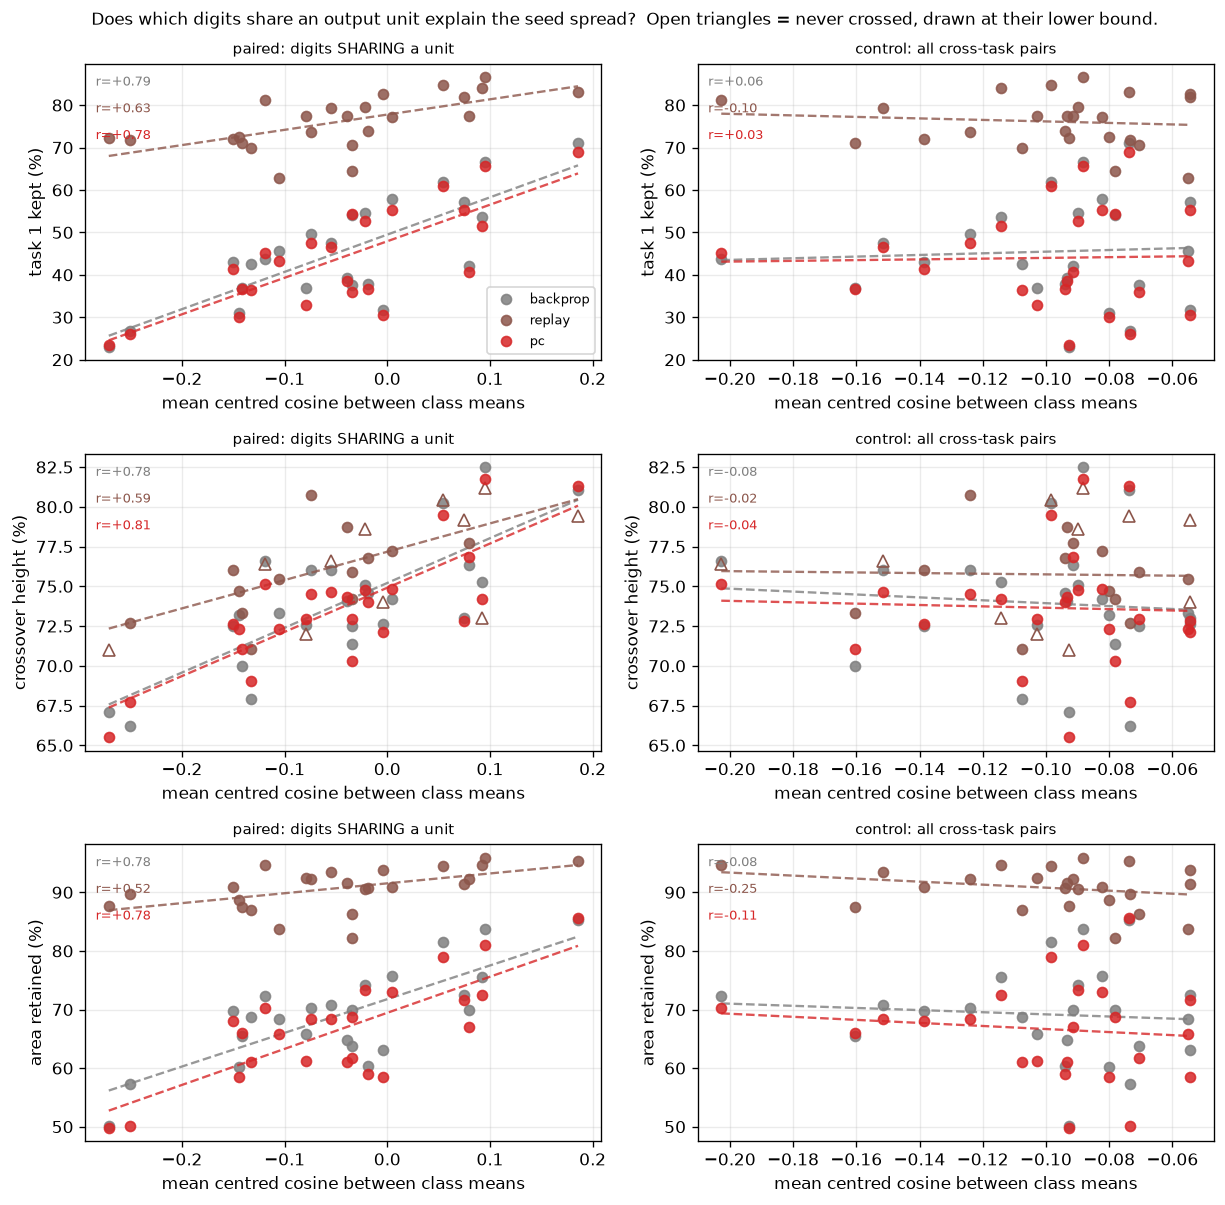

Source code (Python):
"""Why does the SEED account for a 40-point range -- larger than any effect under study?

THE OBSERVATION
    In script 53, backprop retained 38.2% of task 1 on one seed and 78.0% on another. That
    range is bigger than every rule difference this project has measured. It is shared across
    rules, which is why paired comparison rescues the statistics (`metrics.paired_diff`), but
    nothing explains WHERE it comes from. A nuisance term that large is worth understanding:
    it sets how many seeds any future experiment needs.

THE HYPOTHESIS, AND IT IS TESTABLE
    Under Domain-IL, `Protocol.label_map` sends the i-th class of each task to output unit i.
    So every unit carries one task-1 digit and one task-2 digit, PAIRED BY THE PER-SEED
    PERMUTATION and by nothing else. If a unit's two digits look alike, learning task 2 may
    partly reuse the task-1 feature at that unit; if they look nothing alike, they compete for
    it. Which pairs a seed happens to draw is therefore a candidate source of the spread.

THE CONTROL, WHICH IS THE POINT OF THE SCRIPT
    Pairing similarity is not the only thing a seed changes -- it also decides which five digits
    are in task 1 at all, and some digit sets are simply easier. So two similarities are
    computed per seed:

        sim_paired   mean similarity of the 5 digits that SHARE AN OUTPUT UNIT
        sim_all      mean similarity over all 25 cross-task digit pairs, ignoring the pairing

    `sim_all` depends only on WHICH digits landed in which task; `sim_paired` depends on that
    AND on how they were matched up. If only sim_paired predicts the outcome, the pairing is
    what matters. If sim_all predicts it just as well, the pairing is irrelevant and the story
    is about task difficulty. Reporting sim_paired alone could not tell these apart.

    Similarity is cosine between class-MEAN images, after subtracting the global mean image.
    The centring matters: every MNIST class mean is a centred blob, so raw cosine sits at
    0.6-0.9 for every pair and compresses the differences the test needs. Both are reported.

CENSORING -- READ THIS BEFORE READING THE SCATTER
    Crossover height is undefined when the curves never cross, and for replay that happens
    precisely when it does BEST: task 1 stays above task 2 for the whole run. Dropping those
    runs would bias the control's own metric toward its worst seeds -- in script 52 replay's
    crossover was computed on 3 of 5 seeds for exactly this reason. Here they are counted,
    reported, and drawn as upward arrows at their lower bound (the final task-2 accuracy),
    never silently discarded. Retention and area retained are defined on every run and carry
    the correlation where crossover is censored.

DEVIATIONS FROM THE PROTOCOL, STATED
    * 24 seeds, not 5. A correlation needs points; 5 cannot support one.
    * EqProp dropped. It costs ~350x backprop per update and this question is about the data,
      not the rule -- the same reasoning as script 59.
    * Fixed budgets, as script 52, so the numbers are directly comparable with it.
"""
import sys
import time
from pathlib import Path

ROOT = Path(__file__).resolve().parents[1]
sys.path.insert(0, str(ROOT))

import numpy as np
import matplotlib.pyplot as plt

from src.protocol import PROTOCOL, load, run, replace, figure_path as _figure_path, array_path as _array_path
from src.metrics import metric_grid, report_grid

SMOKE = "--smoke" in sys.argv


def _tag(f, suffix):
    own = Path(f).resolve() == Path(__file__).resolve()
    return (suffix + "_SMOKE").lstrip("_") if (SMOKE and own) else suffix


def figure_path(f, suffix=""):      # noqa: F811
    return _figure_path(f, _tag(f, suffix))


def array_path(f, suffix=""):       # noqa: F811
    return _array_path(f, _tag(f, suffix))


# ---------------------------------------------------------------- settings
METHODS = ["backprop", "replay", "pc"]
SEEDS = 24
EVAL_EVERY = 10
COLORS = {"backprop": "tab:gray", "replay": "tab:brown", "pc": "tab:red"}

# ---- read, not chosen: identical to script 52 so the two are comparable -------
HIDDEN = int(np.load(_array_path(str(ROOT / "experiments" /
                                     "41_capacity_vs_hidden_width.py")))["chosen"])
z51 = np.load(_array_path(str(ROOT / "experiments" /
                              "51_matching_the_rules_on_learning_speed.py")))
LR = {m: float(v) for m, v in zip(z51["methods"], z51["lr"])}
PC_STEPS = int(z51["pc_steps"])
T = float(z51["target_steps"])
ITERS = [int(2 * T), int(1.5 * T)]

if SMOKE:
    SEEDS, ITERS = 4, [40, 30]
    print("--smoke: tiny budget, results are NOT meaningful\n")

print(f"H = {HIDDEN} | domain-IL | {ITERS[0]}+{ITERS[1]} updates | {SEEDS} seeds | "
      f"{', '.join(METHODS)}")
print("  question: does WHICH DIGITS SHARE AN OUTPUT UNIT predict how much task 1 survives?\n")

base = replace(PROTOCOL, hidden=HIDDEN, scenario="domain_il", stop_threshold=None,
               max_iters_per_task=ITERS, eval_every=EVAL_EVERY, seeds=SEEDS)


def settle_kw(method):
    return dict(steps=PC_STEPS) if method == "pc" else {}


# ---------------------------------------------------------------- similarity
def class_means(train):
    """Global-mean-centred class mean image per digit, flattened. Centring removes the
       'every digit is a centred blob' component that otherwise dominates the cosine."""
    x = train.x.reshape(len(train.x), -1).float()
    y = train.targets
    raw = np.stack([x[y == c].mean(0).numpy() for c in range(10)])
    return raw, raw - raw.mean(0, keepdims=True)


def cos(a, b):
    na, nb = np.linalg.norm(a), np.linalg.norm(b)
    return float(a @ b / (na * nb)) if na > 0 and nb > 0 else float("nan")


def similarities(tasks, cen, raw):
    """(sim_paired, sim_all, sim_raw_paired, per_pair) for one seed's split.

    sim_paired : the 5 digits that SHARE an output unit -- the hypothesis.
    sim_all    : all 25 cross-task pairs -- the control. Same digits, pairing ignored.
    """
    t1, t2 = tasks[0], tasks[1]
    per_pair = [cos(cen[a], cen[b]) for a, b in zip(t1, t2)]
    allp = [cos(cen[a], cen[b]) for a in t1 for b in t2]
    raw_pair = [cos(raw[a], raw[b]) for a, b in zip(t1, t2)]
    return float(np.mean(per_pair)), float(np.mean(allp)), float(np.mean(raw_pair)), per_pair


def pearson_perm(x, y, n_perm=20000, seed=0):
    """Pearson r plus a PERMUTATION p-value. No scipy dependency, and at n=24 a permutation
       test makes no normality assumption a 24-point scatter could not support."""
    x, y = np.asarray(x, float), np.asarray(y, float)
    ok = np.isfinite(x) & np.isfinite(y)
    x, y = x[ok], y[ok]
    if x.size < 4:
        return float("nan"), float("nan"), int(x.size)
    r = float(np.corrcoef(x, y)[0, 1])
    rng = np.random.default_rng(seed)
    null = np.array([abs(np.corrcoef(x, rng.permutation(y))[0, 1]) for _ in range(n_perm)])
    return r, float((null >= abs(r)).mean()), int(x.size)


# ---------------------------------------------------------------- run
REPLOT = "--replot" in sys.argv and Path(array_path(__file__)).exists()

if REPLOT:
    z = np.load(array_path(__file__), allow_pickle=True)
    steps, switches = z["steps"], list(z["switches"])
    curves = {m: z[f"argmax_{m}"] for m in METHODS}
    task_list = [list(map(list, t)) for t in z["tasks"]]
    print("--replot: redrawing from saved arrays, no training\n")
else:
    data = load(base)
    curves, task_list = {m: [] for m in METHODS}, None
    t0 = time.perf_counter()
    for m in METHODS:
        proto = replace(base, lr={m: LR[m]})
        seed_tasks = []
        for seed in range(SEEDS):
            out = run(proto, m, seed, data=data, **settle_kw(m))
            curves[m].append(out["curves"]["argmax"])
            seed_tasks.append(out["tasks"])
        steps, switches = out["steps"], out["switches"]
        curves[m] = np.stack(curves[m])
        if task_list is None:
            task_list = seed_tasks
        else:
            # every rule must see the same split at a given seed, or the pairing is not a
            # shared nuisance term and pairing the statistics is invalid
            assert seed_tasks == task_list, "rules disagree on the class split -- pairing broken"
        A = curves[m] * 100
        print(f"  {m:10s} t1 kept {A[:, -1, 0].mean():5.1f}% "
              f"(range {A[:, -1, 0].min():5.1f} - {A[:, -1, 0].max():5.1f}, "
              f"spread {A[:, -1, 0].max() - A[:, -1, 0].min():4.1f} points)"
              f"   [{time.perf_counter() - t0:5.0f}s]")

data_for_images = load(base) if REPLOT else data
raw_means, cen_means = class_means(data_for_images.train)
sim_paired, sim_all, sim_raw, pair_detail = [], [], [], []
for tasks in task_list:
    sp, sa, sr, pp = similarities(tasks, cen_means, raw_means)
    sim_paired.append(sp); sim_all.append(sa); sim_raw.append(sr); pair_detail.append(pp)
sim_paired, sim_all = np.array(sim_paired), np.array(sim_all)

grid = {m: metric_grid(steps, curves[m], switches[0]) for m in METHODS}

# ---------------------------------------------------------------- readings
print(f"\n  the spread this script exists to explain, over {SEEDS} seeds:")
print(f"  {'rule':10s} {'t1 kept':>18s} {'crossover':>18s} {'defined on':>11s}")
for m in METHODS:
    k, x = grid[m]["final_t1"], grid[m]["crossover"]
    print(f"  {m:10s} {k.mean():6.1f}% [{k.min():4.1f}-{k.max():4.1f}] "
          f"{np.nanmean(x):6.1f}% [{np.nanmin(x):4.1f}-{np.nanmax(x):4.1f}] "
          f"{int(np.isfinite(x).sum()):6d}/{SEEDS}")
n_cens = {m: int((~np.isfinite(grid[m]["crossover"])).sum()) for m in METHODS}
if any(n_cens.values()):
    print("\n  CENSORED: " + ", ".join(f"{m} {n}/{SEEDS}" for m, n in n_cens.items() if n))
    print("  A missing crossover means task 1 never fell below task 2 -- the BEST outcome, not a")
    print("  failed measurement. Dropping those runs biases the metric against the rule winning.")

print(f"\n  similarity of the digits sharing an output unit, across seeds:")
print(f"    sim_paired (centred)  mean {sim_paired.mean():+.3f}  "
      f"range {sim_paired.min():+.3f} to {sim_paired.max():+.3f}")
print(f"    sim_all    (control)  mean {sim_all.mean():+.3f}  "
      f"range {sim_all.min():+.3f} to {sim_all.max():+.3f}")

print(f"\n  DOES IT PREDICT THE OUTCOME?  Pearson r, permutation p, n")
print(f"  {'':10s} {'metric':14s} {'r(sim_paired)':>22s} {'r(sim_all) = CONTROL':>24s}")
corr = {}
for m in METHODS:
    for k in ["final_t1", "crossover", "area_retained"]:
        rp, pp_, np_ = pearson_perm(sim_paired, grid[m][k])
        ra, pa, na = pearson_perm(sim_all, grid[m][k])
        corr[(m, k)] = (rp, pp_, np_, ra, pa, na)
        star = " *" if pp_ < 0.05 else "  "
        stara = " *" if pa < 0.05 else "  "
        print(f"  {m:10s} {k:14s} {rp:+8.3f} p={pp_:5.3f} n={np_:2d}{star} "
              f"{ra:+8.3f} p={pa:5.3f} n={na:2d}{stara}")

print("\n  How to read it: sim_paired significant AND sim_all not -> the PAIRING matters.")
print("  Both significant -> which digits are in which task matters, not how they were matched.")
print("  Neither -> digit similarity is not the source of the seed spread; look elsewhere.")

# A null control is only evidence if the control COULD have shown something. sim_all averages
# 25 pairs where sim_paired averages 5, so it is inherently less variable across seeds and a
# smaller r could be pure range restriction rather than a real absence. The slope per STANDARD
# DEVIATION OF THE PREDICTOR removes that: it asks how many accuracy points each predictor buys
# for a typical seed-to-seed change in itself, which is comparable between the two.
print(f"\n  Range-restriction check -- sd(sim_paired) = {sim_paired.std(ddof=1):.4f}, "
      f"sd(sim_all) = {sim_all.std(ddof=1):.4f} ({sim_paired.std(ddof=1)/sim_all.std(ddof=1):.1f}x).")
print("  Standardised slope, points of task-1 retained per 1 sd of the predictor:")
for m in METHODS:
    v = grid[m]["final_t1"]
    b_p = np.polyfit(sim_paired, v, 1)[0] * sim_paired.std(ddof=1)
    b_a = np.polyfit(sim_all, v, 1)[0] * sim_all.std(ddof=1)
    print(f"    {m:10s} paired {b_p:+6.1f} pts/sd    control {b_a:+6.1f} pts/sd")
print("  The control is null in EFFECT SIZE, not merely in r, so its narrower range is not")
print("  what makes it null.")

report_grid(grid, METHODS, control="backprop", primary="crossover")

# ---------------------------------------------------------------- figure 1: scatters
METRICS = [("final_t1", "task 1 kept (%)"), ("crossover", "crossover height (%)"),
           ("area_retained", "area retained (%)")]
fig, axes = plt.subplots(len(METRICS), 2, figsize=(10.5, 3.4 * len(METRICS)), squeeze=False)
for row, (k, ylab) in enumerate(METRICS):
    # column 0 reads r from corr[...][0] (vs sim_paired), column 1 from corr[...][3] (vs
    # sim_all). Annotating both columns with the same r would show the control panel wearing
    # the hypothesis's correlation, which is the one number the control exists to contradict.
    for col, (sim, sname, r_at) in enumerate([
            (sim_paired, "paired: digits SHARING a unit", 0),
            (sim_all, "control: all cross-task pairs", 3)]):
        ax = axes[row][col]
        for m in METHODS:
            v = grid[m][k]
            ok = np.isfinite(v)
            ax.plot(sim[ok], v[ok], "o", ms=6, color=COLORS[m], label=m, alpha=0.85)
            if k == "crossover" and (~ok).any():
                # censored: draw at the lower bound (final task-2 accuracy) with an up-arrow,
                # so a run that never crossed is visible instead of absent
                lb = grid[m]["final_t2"][~ok]
                ax.plot(sim[~ok], lb, "^", ms=7, mfc="none", color=COLORS[m])
            if ok.sum() >= 4:
                b = np.polyfit(sim[ok], v[ok], 1)
                xs = np.linspace(sim.min(), sim.max(), 10)
                r = corr[(m, k)][r_at]
                ax.plot(xs, np.polyval(b, xs), color=COLORS[m], lw=1.4, ls="--", alpha=0.8)
                ax.annotate(f"r={r:+.2f}", xy=(0.02, 0.96 - 0.09 * METHODS.index(m)),
                            xycoords="axes fraction", color=COLORS[m], fontsize=8, va="top")
        ax.set_xlabel("mean centred cosine between class means")
        ax.set_ylabel(ylab)
        ax.set_title(sname, fontsize=9)
        ax.grid(alpha=0.25)
axes[0][0].legend(fontsize=8)
fig.suptitle("Does which digits share an output unit explain the seed spread?  "
             "Open triangles = never crossed, drawn at their lower bound.", fontsize=10)
fig.tight_layout()
fig.savefig(figure_path(__file__), dpi=120, bbox_inches="tight")
print(f"\nsaved {figure_path(__file__)}")

# ---------------------------------------------------------------- figure 2: the digits
# One example image per class, arranged so the two digits sharing an output unit are ADJACENT.
# Rows are seeds, ordered by sim_paired, so the eye can check the correlation directly against
# the number: if the hypothesis holds, the bottom rows (similar pairs) should retain more.
train = data_for_images.train
first_of = {c: int((train.targets == c).nonzero()[0][0]) for c in range(10)}
order = np.argsort(sim_paired)
n_units = len(task_list[0][0])
fig2, axes2 = plt.subplots(len(order), 2 * n_units, figsize=(1.05 * 2 * n_units, 0.62 * len(order)))
axes2 = np.atleast_2d(axes2)
for r, si in enumerate(order):
    t1, t2 = task_list[si][0], task_list[si][1]
    for u in range(n_units):
        for j, c in enumerate((t1[u], t2[u])):
            ax = axes2[r][2 * u + j]
            ax.imshow(train.x[first_of[int(c)]].reshape(base.img_size, base.img_size),
                      cmap="gray_r")
            ax.set_xticks([]); ax.set_yticks([])
            for s in ax.spines.values():
                s.set_color("tab:orange" if j == 0 else "tab:blue")
                s.set_linewidth(1.6)
            if r == 0:
                ax.set_title(f"u{u}\n{'t1' if j == 0 else 't2'}", fontsize=7)
    axes2[r][0].set_ylabel(f"s{si}\n{sim_paired[si]:+.2f}\n{grid['backprop']['final_t1'][si]:.0f}%",
                           fontsize=6, rotation=0, ha="right", va="center", labelpad=16)
fig2.suptitle("Digits sharing each output unit, one pair per column block, rows ordered by "
              "pairing similarity.\nLeft label: seed / similarity / task-1 kept by backprop. "
              "Orange = task 1, blue = task 2.", fontsize=9)
fig2.tight_layout(rect=[0.02, 0, 1, 0.97])
fig2.savefig(figure_path(__file__, "digits"), dpi=140, bbox_inches="tight")
print(f"saved {figure_path(__file__, 'digits')}")

# ---------------------------------------------------------------- save
if not SMOKE:
    np.savez(array_path(__file__),
             steps=steps, switches=switches, methods=np.array(METHODS),
             tasks=np.array(task_list), sim_paired=sim_paired, sim_all=sim_all,
             sim_raw=np.array(sim_raw), pair_detail=np.array(pair_detail),
             **{f"argmax_{m}": curves[m] for m in METHODS})
    print(f"saved {array_path(__file__)}")
